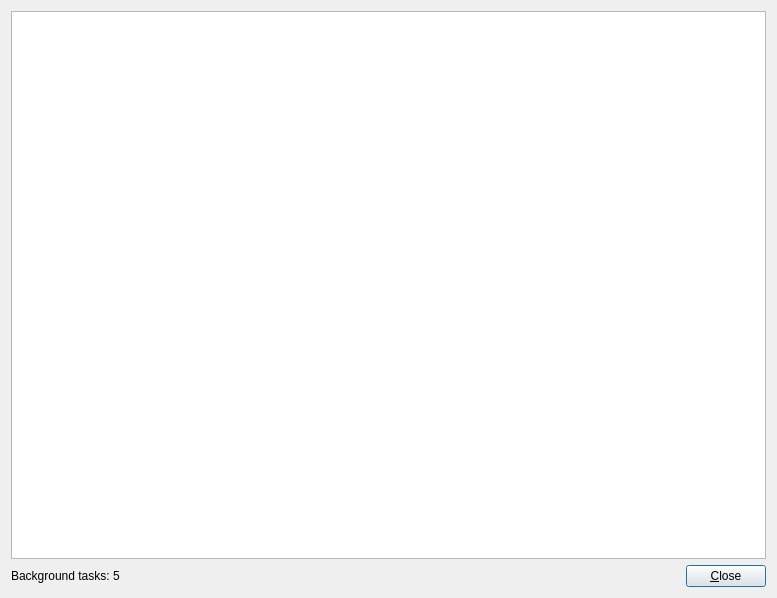
<?xml version="1.0" encoding="UTF-8"?>
<ui version="4.0">
 <class>DlgBackgroundTaskList</class>
 <widget class="QDialog" name="DlgBackgroundTaskList">
  <property name="geometry">
   <rect>
    <x>0</x>
    <y>0</y>
    <width>777</width>
    <height>598</height>
   </rect>
  </property>
  <property name="windowTitle">
   <string>SkauTan: Background tasks</string>
  </property>
  <layout class="QVBoxLayout" name="verticalLayout_2">
   <item>
    <widget class="QListWidget" name="lwTasks"/>
   </item>
   <item>
    <layout class="QHBoxLayout" name="horizontalLayout">
     <item>
      <widget class="QLabel" name="lblTasks">
       <property name="text">
        <string notr="true">Background tasks: 5</string>
       </property>
      </widget>
     </item>
     <item>
      <spacer name="horizontalSpacer">
       <property name="orientation">
        <enum>Qt::Horizontal</enum>
       </property>
       <property name="sizeHint" stdset="0">
        <size>
         <width>40</width>
         <height>20</height>
        </size>
       </property>
      </spacer>
     </item>
     <item>
      <widget class="QPushButton" name="btnClose">
       <property name="text">
        <string>&amp;Close</string>
       </property>
      </widget>
     </item>
    </layout>
   </item>
  </layout>
 </widget>
 <resources/>
 <connections/>
</ui>
